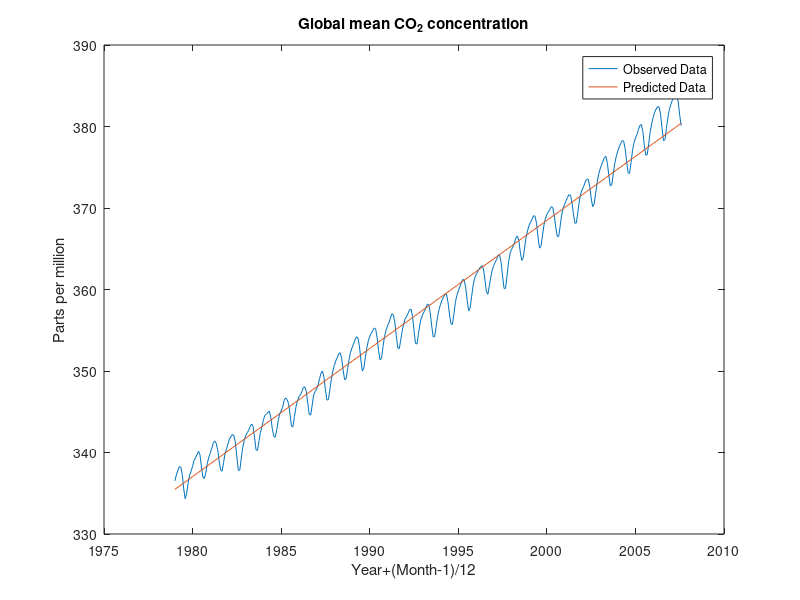
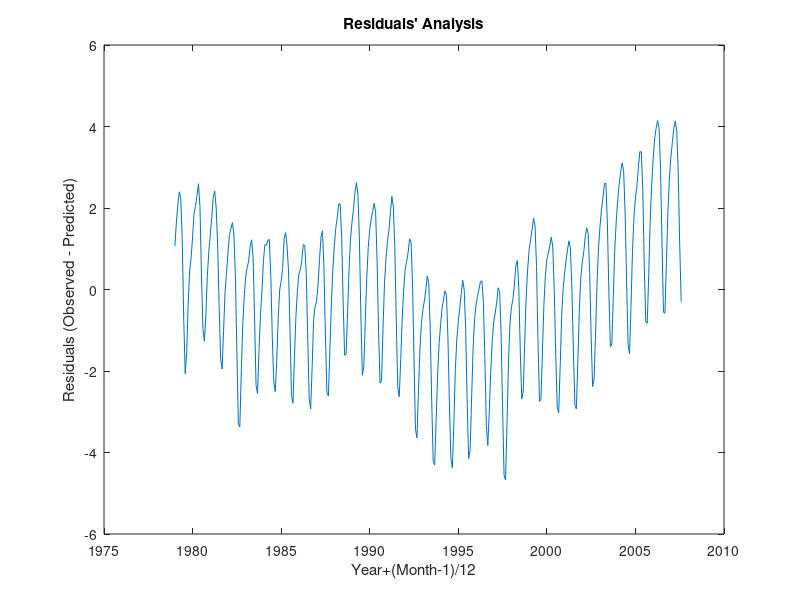

Write MATLAB code to recreate these figures, in order.
% Author: Claudio S. De Mutiis
% Date: 20th November 2016
% Solutions to part (a) and (b) of Problem 3 (Assignment 3 of Probabilistic 
% and Unsupervised Learning)
% The data comes from the file "co2.txt"
function [mean, sigma] = get_posterior_weights()
    mat = load('co2.txt');
    year = mat(:,1);
    month = mat(:,2);
    y = mat(:,3);
    t = year + (month - 1)/12;
    plot(t,y);
    xlabel('Year+(Month-1)/12')
    ylabel('Parts per million')
    title('Global mean CO_2 concentration')
    size = length(t);
    X = [t ones(size,1)];
    prior_mean = [0;360];
    prior_covariance = [100 0; 0 10000];
    prior_cov_inverse = pinv(prior_covariance);
    
    sigma = pinv(X'*X + prior_cov_inverse);
    mean = sigma*(X'*y + prior_cov_inverse*prior_mean);
    a_map = mean(1);
    b_map = mean(2);
    
    y_predicted = a_map*t + b_map;
    hold on;
    plot(t, y_predicted);
    legend('Observed Data','Predicted Data')
    
    figure(2)
    g_obs = y - y_predicted;
    plot(t, g_obs);
    xlabel('Year+(Month-1)/12')
    ylabel('Residuals (Observed - Predicted)')
    title('Residuals'' Analysis')
    
end